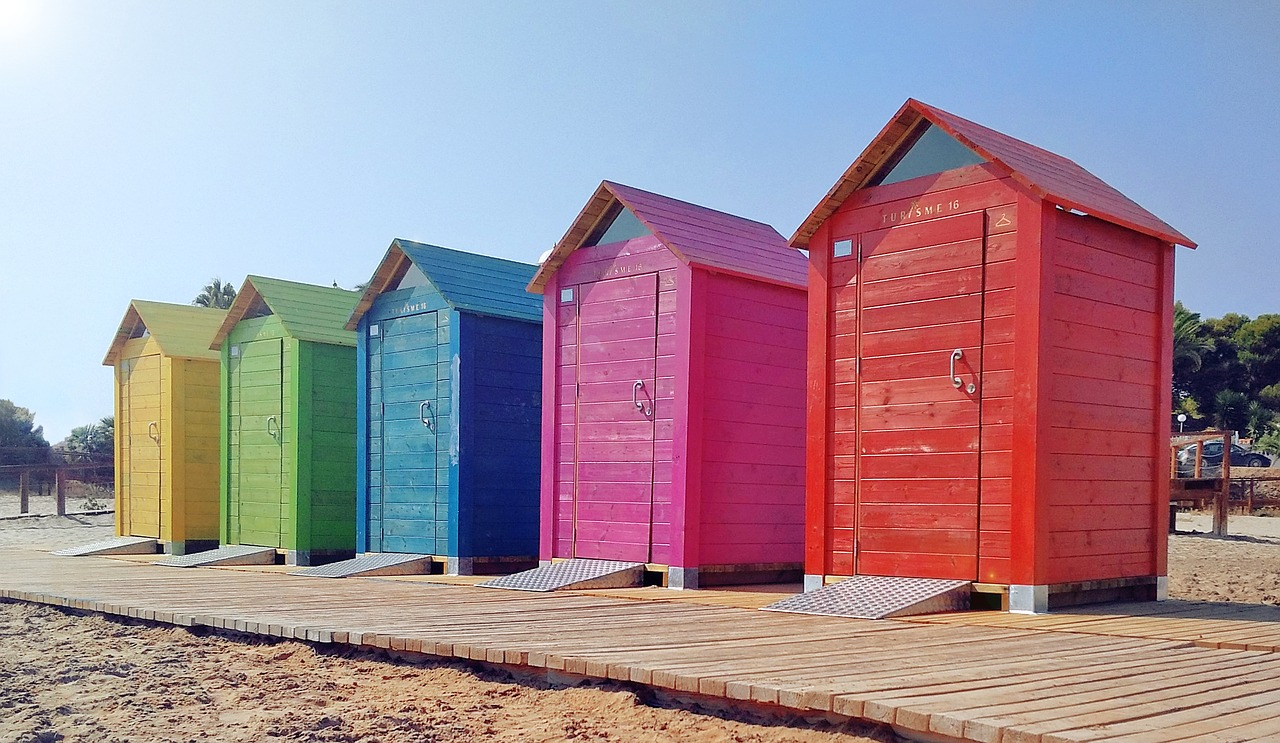
#> input picture img/teaching/computer_vision/week1/demo2/beachBox.jpg, 1280 x 743 px, found by its file name
$ jupyter execute W1_Demo2_Image_Formation_ColorSpaces.ipynb
#> lines starting #> are read from the running program, lines starting #| are printed output that depends on the picture
# Demo Color Spaces

[cell 1]
import cv2
import matplotlib.pyplot as plt
import numpy as np


img = cv2.imread("beachBox.jpg")
#> img is the input picture: shape (743, 1280, 3); mean B, G, R 151.2, 139.7, 160.7
print(img.shape)
#| (743, 1280, 3)
plt.axis('off') # if you want to hide the axis
plt.imshow(img)
plt.show()

Documentation on [imread](https://docs.opencv.org/3.4/d4/da8/group__imgcodecs.html#ga288b8b3da0892bd651fce07b3bbd3a56)

Bookmark this [https://docs.opencv.org/](https://docs.opencv.org/)

[cell 2]
cv2.__version__

# Plot the image

[cell 3]
RGB_im = cv2.cvtColor(img, cv2.COLOR_BGR2RGB)
print(RGB_im.shape)
#| (743, 1280, 3)
plt.imshow(RGB_im)
plt.show()

# RGB Channel Decomposition

[cell 4]
b = RGB_im.copy()
# (x,y,nb_channels = 3  [R, G, B])
# set green and red channels to 0
b[:, :, 0] = 0 # sets the value in the red channels to 0
b[:, :, 1] = 0 # sets the value in the green channels to 0


g = RGB_im.copy()
# set blue and red channels to 0
g[:, :, 0] = 0
g[:, :, 2] = 0

r = RGB_im.copy()
# set blue and green channels to 0
r[:, :, 2] = 0
r[:, :, 1] = 0

rg =  cv2.cvtColor(r,cv2.COLOR_RGB2GRAY)
bg =  cv2.cvtColor(b,cv2.COLOR_RGB2GRAY)
gg =  cv2.cvtColor(g,cv2.COLOR_RGB2GRAY)

plt.imshow(RGB_im)
plt.show()
plt.imshow(r)
plt.show()
plt.imshow(g)
plt.show()
plt.imshow(b)
plt.show()

# HSV

[cell 5]
imgHSV = cv2.cvtColor(img, cv2.COLOR_BGR2HSV)
#> imgHSV: shape (743, 1280, 3); mean H, S, V 86, 101.8, 187.9

[cell 6]
h = imgHSV.copy()
# set S and V channels to 255
h[:, :, 1] = 255
#> h: shape (743, 1280, 3); mean H, S, V 86, 255, 187.9
h[:, :, 2] = 255
#> h: shape (743, 1280, 3); mean H, S, V 86, 255, 255


s = imgHSV.copy()
# set H to 179 and V to 255 (max)
s[:, :, 0] = 179
#> s: shape (743, 1280, 3); mean H, S, V 179, 101.8, 187.9
s[:, :, 2] = 255
#> s: shape (743, 1280, 3); mean H, S, V 179, 101.8, 255

v = imgHSV.copy()
# set H to 179 and S to 0
v[:, :, 0] = 179
v[:, :, 1] = 0
#> v: shape (743, 1280, 3); mean H, S, V 179, 0, 187.9


h_RGB =  cv2.cvtColor(h,cv2.COLOR_HSV2RGB) # convert back to RGB for matplotlib to be able to plot it properly
s_RGB =  cv2.cvtColor(s,cv2.COLOR_HSV2RGB)
v_RGB =  cv2.cvtColor(v,cv2.COLOR_HSV2RGB)

plt.imshow(RGB_im)
plt.show()
plt.imshow(h_RGB)
plt.show()
plt.imshow(s_RGB)
plt.show()
plt.imshow(v_RGB)
plt.show()

# LAB

[cell 7]
imgLAB = cv2.cvtColor(img, cv2.COLOR_BGR2LAB)
#> imgLAB: shape (743, 1280, 3); mean of channels 0, 1, 2 155.9, 140, 127.5

[cell 8]
import matplotlib.colors as clr # this library is used to create the color maps for matplotlib


l = imgLAB.copy()
l[:, :, 1] = 0
#> l: shape (743, 1280, 3); mean of channels 0, 1, 2 155.9, 0, 127.5
l[:, :, 2] = 0
#> l: shape (743, 1280, 3); mean of channels 0, 1, 2 155.9, 0, 0


a = imgLAB.copy()
a[:, :, 0] = 127
#> a: shape (743, 1280, 3); mean of channels 0, 1, 2 127, 140, 127.5
a[:, :, 2] = 0
#> a: shape (743, 1280, 3); mean of channels 0, 1, 2 127, 140, 0

b = imgLAB.copy()
b[:, :, 0] = 127
b[:, :, 1] = 0
#> b: shape (743, 1280, 3); mean of channels 0, 1, 2 127, 0, 127.5

# here we want to result to be encoded on one channel only, so we can convert the color image into a GRAY scale image.
# Since opencv doesnt have the LAB2GRAY converter, we have to go through the RGB format and then to GRAY
l_RGB =  cv2.cvtColor(l,cv2.COLOR_LAB2RGB)
l_GRAY = cv2.cvtColor(l_RGB,cv2.COLOR_RGB2GRAY)
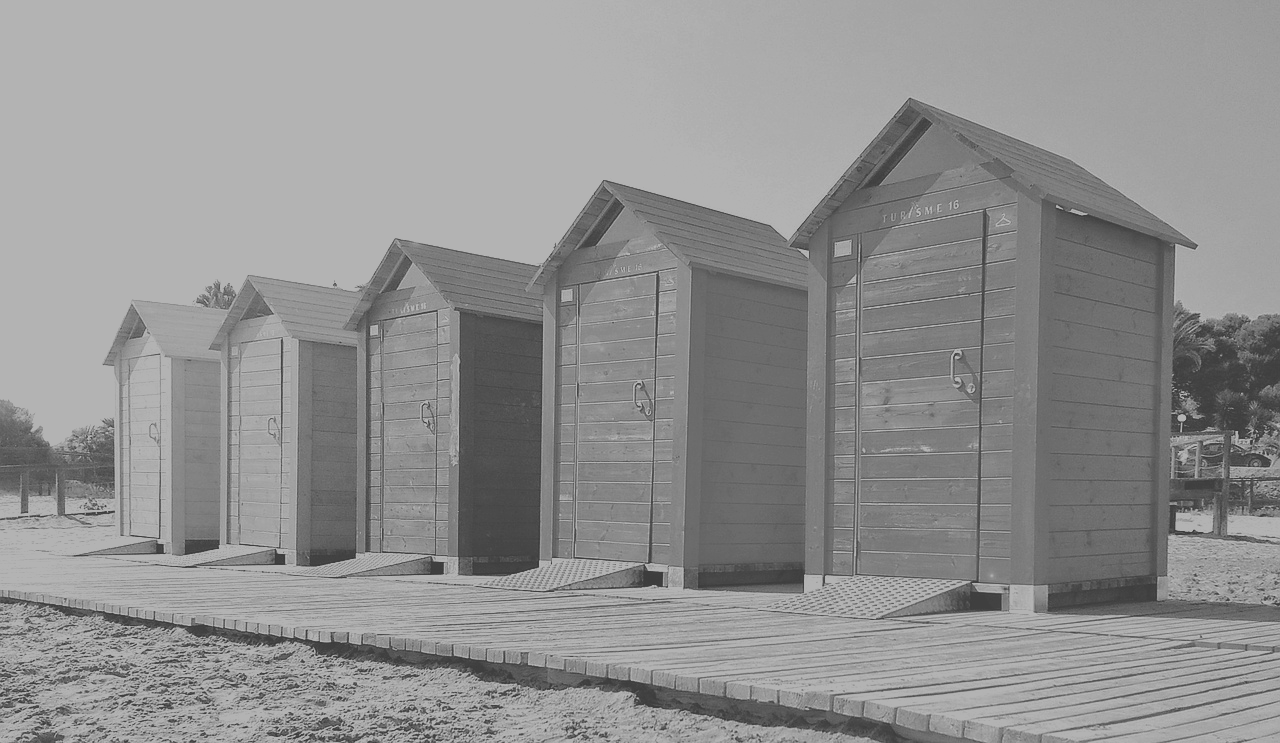
#> l_GRAY: shape (743, 1280); min 60, max 179, mean 144.9
a_RGB =  cv2.cvtColor(a,cv2.COLOR_LAB2RGB)
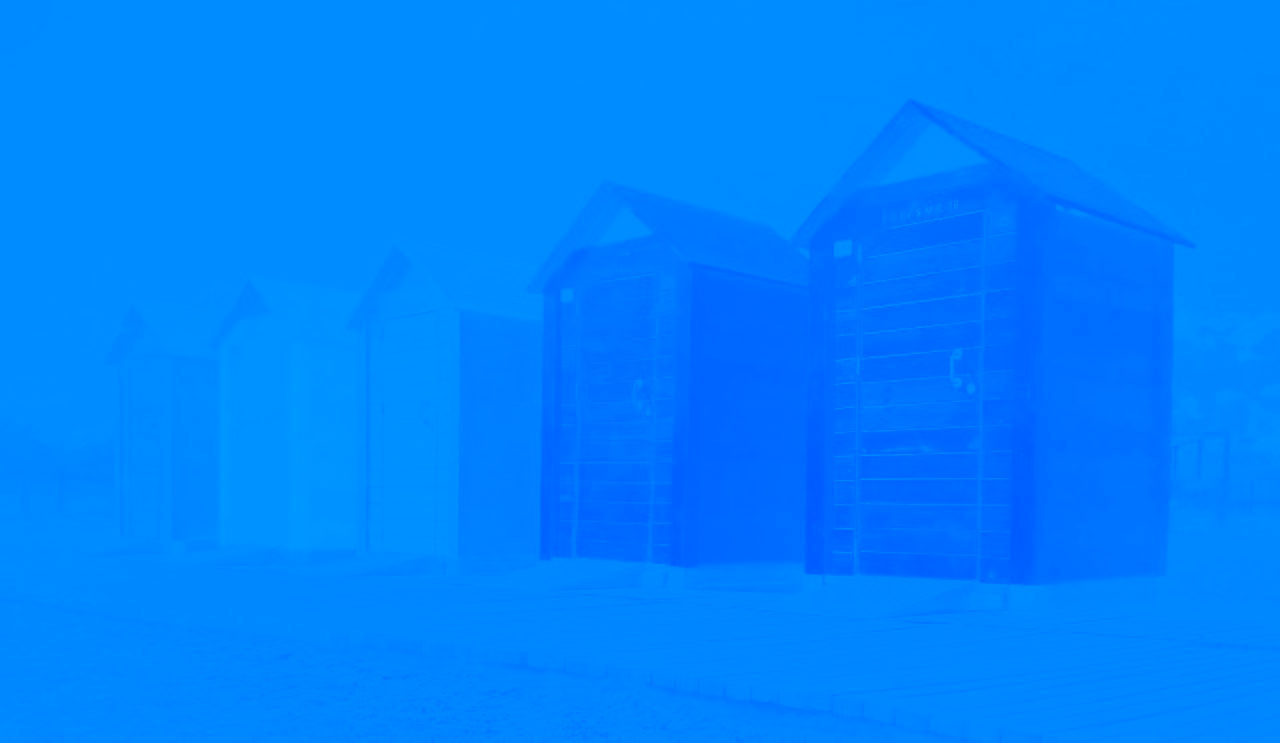
#> a_RGB: shape (743, 1280, 3); mean R, G, B 0, 130.6, 255
a_GRAY = cv2.cvtColor(a_RGB,cv2.COLOR_RGB2GRAY)
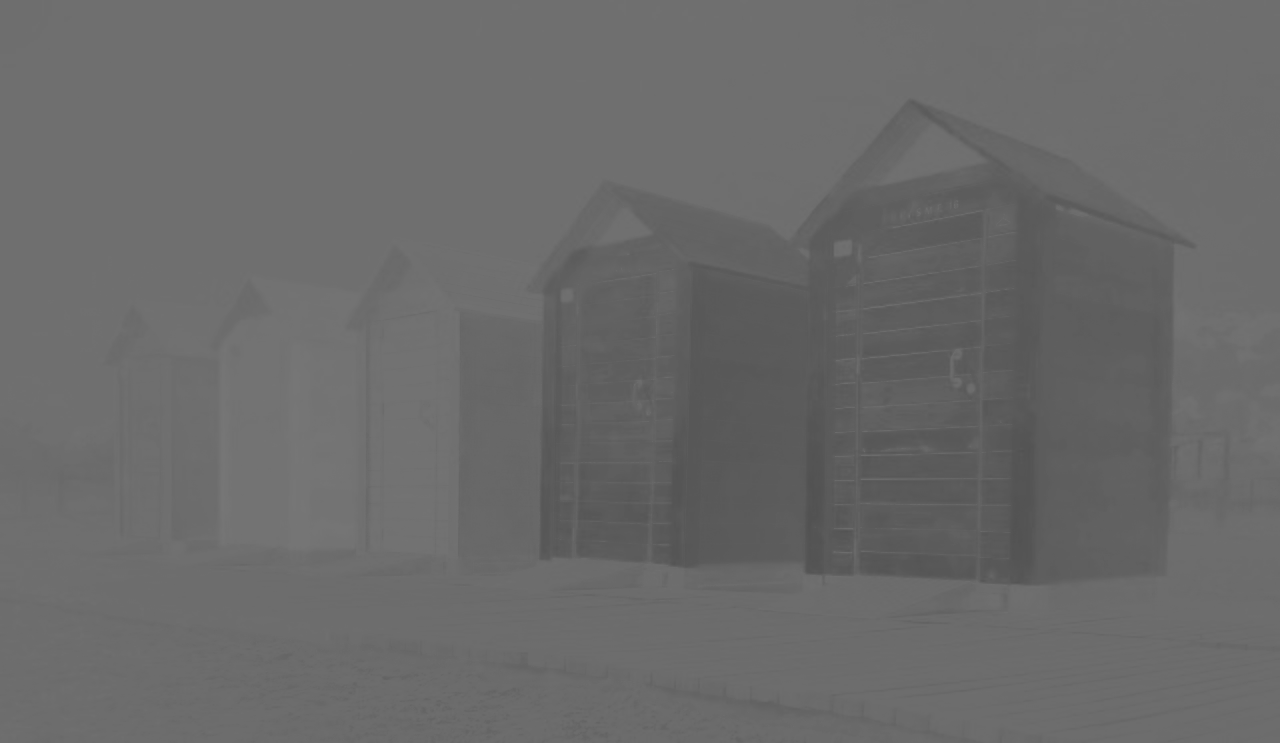
#> a_GRAY: shape (743, 1280); min 82, max 118, mean 105.7
b_RGB =  cv2.cvtColor(b,cv2.COLOR_LAB2RGB)
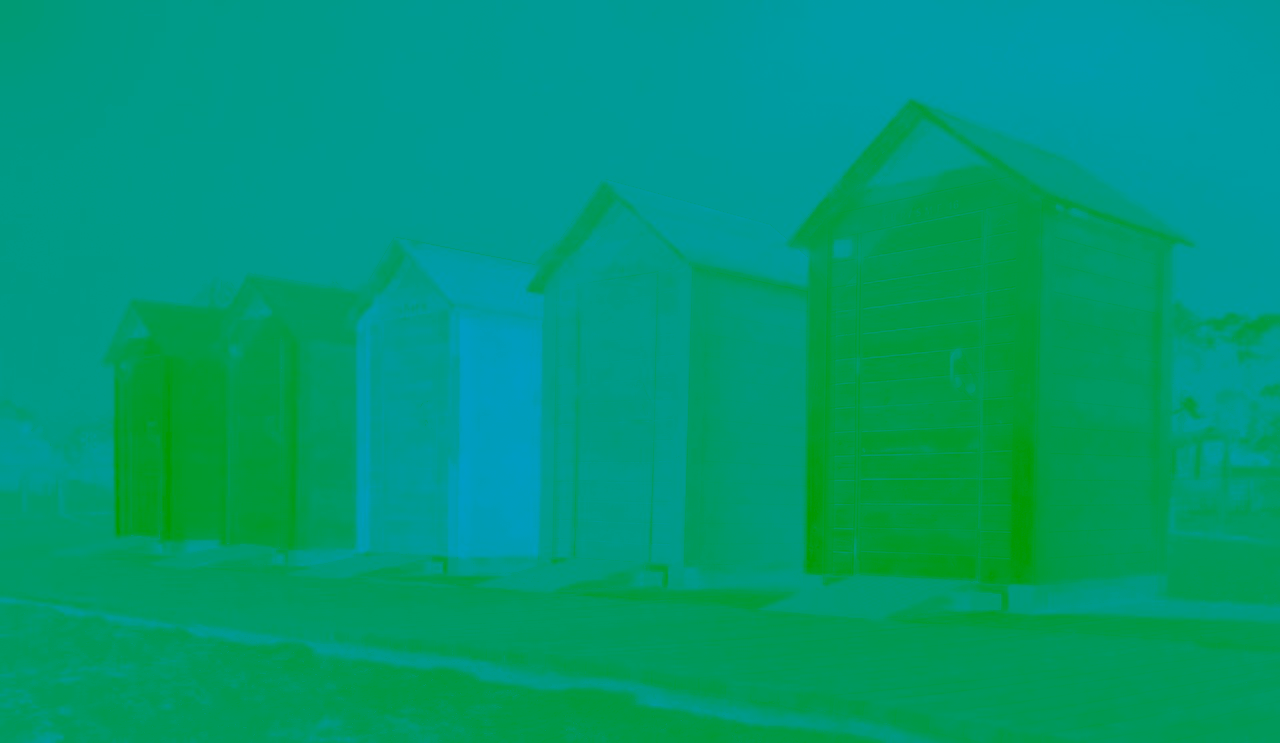
#> b_RGB: shape (743, 1280, 3); mean R, G, B 0, 154.1, 116
b_GRAY = cv2.cvtColor(b_RGB,cv2.COLOR_RGB2GRAY)

plt.imshow(RGB_im)
plt.show()
plt.imshow(l_GRAY, cmap="gray") # L is on the gray scale
plt.show()

# the 'a' values are between red and green, so we create a colormap for matplotlib to display the color range correctly
cmap_a = clr.LinearSegmentedColormap.from_list('custom blue', ['Red',"Gray",'Green'], N=255)
plt.imshow(a_GRAY,  cmap=cmap_a)
plt.show()

# Same for 'b', between yellow and blue
cmap_b = clr.LinearSegmentedColormap.from_list('custom blue', ['Yellow',"Gray",'Blue'], N=255)
plt.imshow(b_GRAY, cmap=cmap_b)
plt.show()

# YCrCb

[cell 9]
imgYCrCb = cv2.cvtColor(img, cv2.COLOR_BGR2YCrCb)
#> imgYCrCb: shape (743, 1280, 3); mean of channels 0, 1, 2 147.3, 137.6, 130.2
